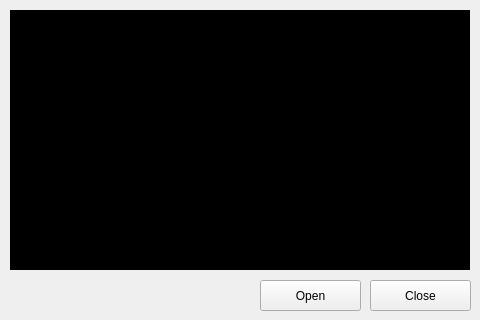
<?xml version="1.0" encoding="UTF-8"?>
<ui version="4.0">
 <class>MainWindow</class>
 <widget class="QMainWindow" name="MainWindow">
  <property name="geometry">
   <rect>
    <x>0</x>
    <y>0</y>
    <width>480</width>
    <height>320</height>
   </rect>
  </property>
  <property name="minimumSize">
   <size>
    <width>480</width>
    <height>320</height>
   </size>
  </property>
  <property name="maximumSize">
   <size>
    <width>480</width>
    <height>320</height>
   </size>
  </property>
  <property name="windowTitle">
   <string>BunkerLPRGuatemala</string>
  </property>
  <widget class="QWidget" name="centralWidget">
   <widget class="QLabel" name="videoView">
    <property name="geometry">
     <rect>
      <x>10</x>
      <y>10</y>
      <width>460</width>
      <height>260</height>
     </rect>
    </property>
    <property name="autoFillBackground">
     <bool>false</bool>
    </property>
    <property name="styleSheet">
     <string notr="true">Background-color: #000;</string>
    </property>
    <property name="text">
     <string/>
    </property>
    <property name="alignment">
     <set>Qt::AlignCenter</set>
    </property>
   </widget>
   <widget class="QPushButton" name="openButton">
    <property name="geometry">
     <rect>
      <x>260</x>
      <y>280</y>
      <width>101</width>
      <height>31</height>
     </rect>
    </property>
    <property name="text">
     <string>Open</string>
    </property>
   </widget>
   <widget class="QPushButton" name="closeButton">
    <property name="geometry">
     <rect>
      <x>370</x>
      <y>280</y>
      <width>101</width>
      <height>31</height>
     </rect>
    </property>
    <property name="text">
     <string>Close</string>
    </property>
   </widget>
  </widget>
 </widget>
 <layoutdefault spacing="6" margin="11"/>
 <resources/>
 <connections/>
</ui>
